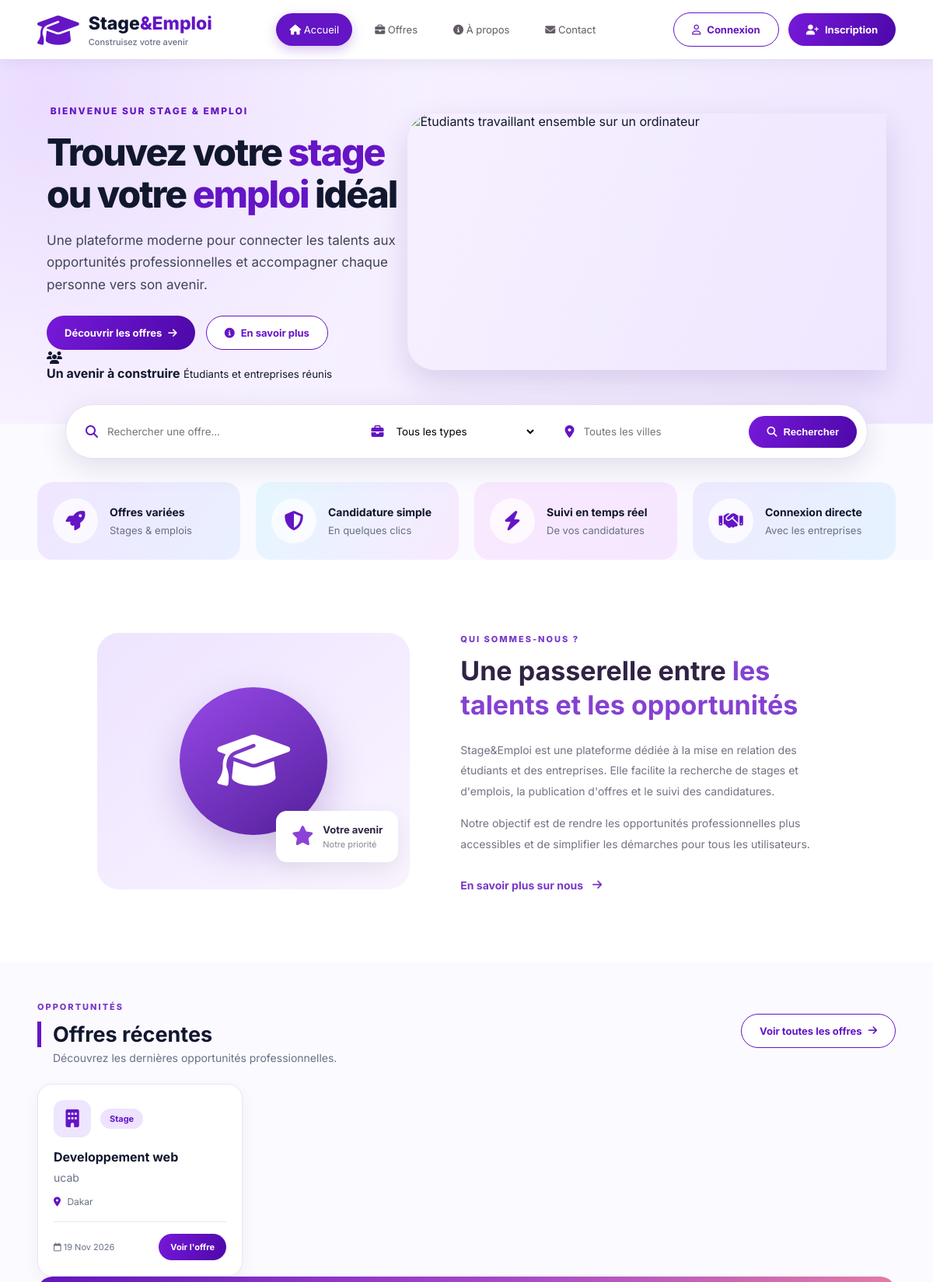
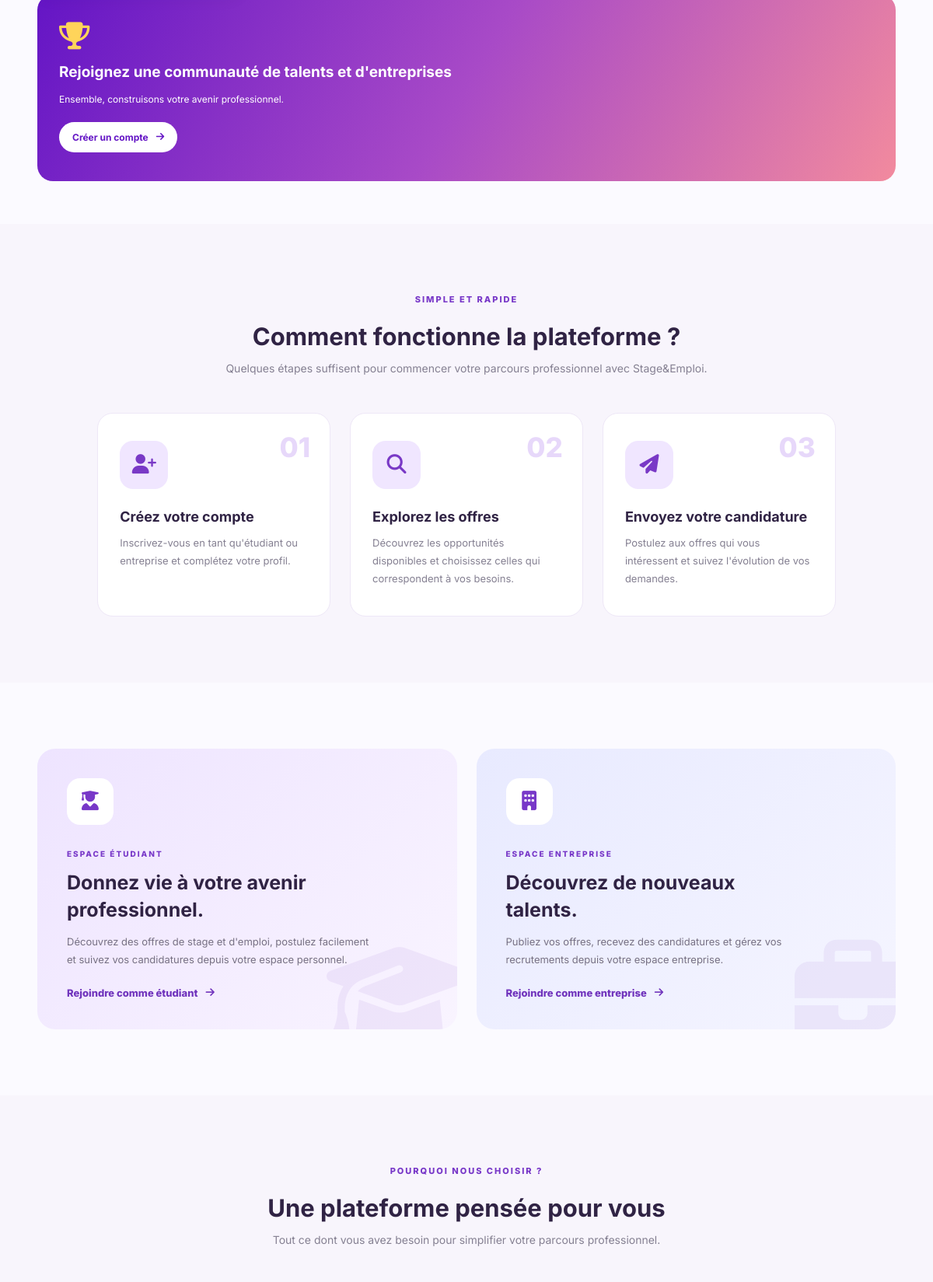
The page / (upper part) on the database its author committed (2 pictures, top to bottom).
### offres/models.py (models this page shows, shortened)
class Offre(models.Model):
    class TypeOffre(models.TextChoices):
        STAGE = 'STAGE', 'Stage'
        EMPLOI = 'EMPLOI', 'Emploi'
    entreprise = models.ForeignKey(
        Entreprise,
        on_delete=models.CASCADE,
        related_name='offres'
    )
    titre = models.CharField(max_length=150)
    description = models.TextField()
    type_offre = models.CharField(
        max_length=20,
        choices=TypeOffre.choices
    )
    localisation = models.CharField(max_length=150)
    secteur = models.CharField(max_length=100)
    date_publication = models.DateTimeField(auto_now_add=True)
    date_limite = models.DateField()
    statut = models.BooleanField(default=True)

### comptes/models.py (models this page shows, shortened)
class Entreprise(models.Model):
    utilisateur = models.OneToOneField(
        'comptes.Utilisateur',
        on_delete=models.CASCADE,
        related_name='profil_entreprise'
    )
    nom_entreprise = models.CharField(max_length=150)
    secteur = models.CharField(max_length=100)

### comptes/views.py (the view)
# urls.py: path('', views.accueil, name='accueil'),
def accueil(request):
    offres = Offre.objects.filter(
        statut=True,
        date_limite__gte=timezone.localdate()
    ).select_related('entreprise').order_by('-date_publication')[:3]
    return render(request, 'comptes/accueil.html', {
        'offres': offres
    })

### comptes/templates/comptes/accueil.html (shortened to what this page needs)
{% extends 'comptes/base.html' %}
{% load static %}
{% block content %}
<section class="hero">
    <div class="hero-content">
        <span class="hero-label">
            BIENVENUE SUR STAGE & EMPLOI
        </span>
        <h1>
            Trouvez votre <span>stage</span><br>
            ou votre <span>emploi</span> idéal
        </h1>
        <p>
            Une plateforme moderne pour connecter les talents
            aux opportunités professionnelles et accompagner
            chaque personne vers son avenir.
        </p>
        <div class="hero-buttons">
            <a href="{% url 'liste_offres' %}" class="btn-primary">
                Découvrir les offres
                <i class="fa-solid fa-arrow-right"></i>
            </a>
            <a href="{% url 'apropos' %}" class="btn-outline">
                <i class="fa-solid fa-circle-info"></i>
                En savoir plus
            </a>
        </div>
        <div class="hero-trust">
            <div class="hero-trust-icon">
                <i class="fa-solid fa-users"></i>
            </div>
            <p>
                <strong>Un avenir à construire</strong>
                <small>Étudiants et entreprises réunis</small>
            </p>
        </div>
    </div>
    <div class="hero-image">
        <img src="{% static 'images/etudiants.png' %}"
             alt="Étudiants travaillant ensemble sur un ordinateur">
    </div>
</section>
<section class="search-section">
    <form method="GET" action="{% url 'liste_offres' %}"
          class="search-bar">
        <div class="search-input">
            <i class="fa-solid fa-magnifying-glass"></i>
            <input type="text" name="recherche"
                   placeholder="Rechercher une offre...">
        </div>
        <div class="search-select">
            <i class="fa-solid fa-briefcase"></i>
            <select name="type_offre">
                <option value="">Tous les types</option>
            </select>
        </div>
        <div class="search-input">
            <i class="fa-solid fa-location-dot"></i>
            <input type="text" name="localisation"
                   placeholder="Toutes les villes">
        </div>
        <button type="submit" class="btn-primary">
            <i class="fa-solid fa-magnifying-glass"></i>
            Rechercher
        </button>
    </form>
</section>
<section class="features container" id="apropos">
    <div class="feature-card feature-one">
        <div class="feature-icon">
            <i class="fa-solid fa-rocket"></i>
        </div>
        <div>
            <h3>Offres variées</h3>
            <p>Stages & emplois</p>
        </div>
    </div>
    <div class="feature-card feature-two">
        <div class="feature-icon">
            <i class="fa-solid fa-shield-halved"></i>
        </div>
        <div>
            <h3>Candidature simple</h3>
            <p>En quelques clics</p>
        </div>
    </div>
    <div class="feature-card feature-three">
        <div class="feature-icon">
            <i class="fa-solid fa-bolt"></i>
        </div>
        <div>
            <h3>Suivi en temps réel</h3>
            <p>De vos candidatures</p>
        </div>
    </div>
    <div class="feature-card feature-four">
        <div class="feature-icon">
            <i class="fa-solid fa-handshake"></i>
        </div>
        <div>
            <h3>Connexion directe</h3>
            <p>Avec les entreprises</p>
        </div>
    </div>
</section>
<section class="home-about-section">
    <div class="container home-about-grid">
        <div class="home-about-visual">
            <div class="home-about-icon">
                <i class="fa-solid fa-graduation-cap"></i>
            </div>
            <div class="home-about-floating">
                <i class="fa-solid fa-star"></i>
                <div>
                    <strong>Votre avenir</strong>
                    <small>Notre priorité</small>
                </div>
            </div>
        </div>
        <div class="home-about-content">
            <span class="home-section-label">QUI SOMMES-NOUS ?</span>
            <h2>
                Une passerelle entre
                <span>les talents et les opportunités</span>
            </h2>
            <p>
                Stage&Emploi est une plateforme dédiée à la mise en
                relation des étudiants et des entreprises. Elle facilite
                la recherche de stages et d'emplois, la publication
                d'offres et le suivi des candidatures.
            </p>
            <p>
                Notre objectif est de rendre les opportunités
                professionnelles plus accessibles et de simplifier
                les démarches pour tous les utilisateurs.
            </p>
            <a href="{% url 'apropos' %}" class="home-text-link">
                En savoir plus sur nous
                <i class="fa-solid fa-arrow-right"></i>
            </a>
        </div>
    </div>
</section>
<section class="recent-section container">
    <div class="section-heading">
        <div>
            <span class="home-section-label">OPPORTUNITÉS</span>
            <h2>Offres récentes</h2>
            <p>Découvrez les dernières opportunités professionnelles.</p>
        </div>
        <a href="{% url 'liste_offres' %}" class="btn-outline">
            Voir toutes les offres
            <i class="fa-solid fa-arrow-right"></i>
        </a>
    </div>
    <div class="offers-grid">
        {% for offre in offres %}
        <article class="offer-card">
            <div class="offer-top">
                <div class="company-logo">
                    <i class="fa-solid fa-building"></i>
                </div>
                <span class="offer-type">
                    {{ offre.get_type_offre_display }}
                </span>
            </div>
            <h3>{{ offre.titre }}</h3>
            <p class="company-name">
                {{ offre.entreprise.nom_entreprise }}
            </p>
            <p class="offer-location">
                <i class="fa-solid fa-location-dot"></i>
                {{ offre.localisation }}
            </p>
            <div class="offer-bottom">
                <span>
                    <i class="fa-regular fa-calendar"></i>
                    {{ offre.date_limite|date:"d M Y" }}
                </span>
                <a href="{% url 'liste_offres' %}" class="btn-primary">
                    Voir l'offre
                </a>
            </div>
        </article>
        {% empty %}
        <div class="empty-offers">
            <i class="fa-solid fa-briefcase"></i>
            <h3>Aucune offre disponible pour le moment</h3>
            <p>Les nouvelles opportunités apparaîtront ici.</p>
        </div>
        {% endfor %}
    </div>
    <div class="community-card">
        <div class="community-content">
            <i class="fa-solid fa-trophy"></i>
            <h3>
                Rejoignez une communauté
                de talents et d'entreprises
            </h3>
            <p>
                Ensemble, construisons votre avenir professionnel.
            </p>
            <a href="{% url 'inscription' %}" class="community-button">
                Créer un compte
                <i class="fa-solid fa-arrow-right"></i>
            </a>
        </div>
    </div>
</section>
<section class="how-section">
    <div class="container">
        <div class="home-section-heading">
            <span class="home-section-label">SIMPLE ET RAPIDE</span>
            <h2>Comment fonctionne la plateforme ?</h2>
            <p>
                Quelques étapes suffisent pour commencer votre parcours
                professionnel avec Stage&Emploi.
            </p>
        </div>
        <div class="how-grid">
            <article class="how-card">
                <span class="how-number">01</span>
                <div class="how-icon">
                    <i class="fa-solid fa-user-plus"></i>
                </div>
                <h3>Créez votre compte</h3>
                <p>
                    Inscrivez-vous en tant qu'étudiant ou entreprise
                    et complétez votre profil.
                </p>
            </article>
            <article class="how-card">
                <span class="how-number">02</span>
                <div class="how-icon">
                    <i class="fa-solid fa-magnifying-glass"></i>
                </div>
                <h3>Explorez les offres</h3>
                <p>
                    Découvrez les opportunités disponibles et choisissez
                    celles qui correspondent à vos besoins.
                </p>
            </article>
            <article class="how-card">
                <span class="how-number">03</span>
                <div class="how-icon">
                    <i class="fa-solid fa-paper-plane"></i>
                </div>
                <h3>Envoyez votre candidature</h3>
                <p>
                    Postulez aux offres qui vous intéressent et suivez
                    l'évolution de vos demandes.
                </p>
            </article>
        </div>
    </div>
</section>
<section class="audience-section container">
    <div class="audience-card student-audience">
        <div class="audience-icon">
            <i class="fa-solid fa-user-graduate"></i>
        </div>
        <span>ESPACE ÉTUDIANT</span>
        <h2>Donnez vie à votre avenir professionnel.</h2>
        <p>
            Découvrez des offres de stage et d'emploi,
            postulez facilement et suivez vos candidatures
            depuis votre espace personnel.
        </p>
        <a href="{% url 'inscription' %}" class="audience-link">
            Rejoindre comme étudiant
            <i class="fa-solid fa-arrow-right"></i>
        </a>
        <i class="fa-solid fa-graduation-cap audience-decoration"></i>
    </div>
    <div class="audience-card company-audience">
        <div class="audience-icon">
            <i class="fa-solid fa-building"></i>
        </div>
        <span>ESPACE ENTREPRISE</span>
        <h2>Découvrez de nouveaux talents.</h2>
        <p>
            Publiez vos offres, recevez des candidatures
            et gérez vos recrutements depuis votre espace
            entreprise.
        </p>
        <a href="{% url 'inscription' %}" class="audience-link">
            Rejoindre comme entreprise
            <i class="fa-solid fa-arrow-right"></i>
        </a>
        <i class="fa-solid fa-briefcase audience-decoration"></i>
    </div>
</section>
<section class="benefits-section">
    <div class="container">
        <div class="home-section-heading">
            <span class="home-section-label">POURQUOI NOUS CHOISIR ?</span>
            <h2>Une plateforme pensée pour vous</h2>
            <p>
                Tout ce dont vous avez besoin pour simplifier
                votre parcours professionnel.
            </p>
        </div>
    </div>
</section>
{% endblock %}

### rows shown on the page
Offre: type_offre "Stage", titre "Developpement web", entreprise.nom_entreprise "ucab", localisation "Dakar", date_limite "19 Nov 2026"
